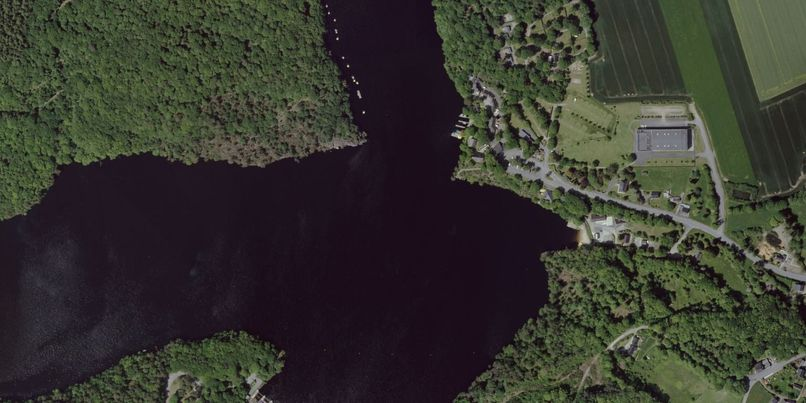
#> input picture ros2_ws/src/plot_trajectory/plot_trajectory/guerledan.tiff, 806 x 403 px
$ python plot_lac.py
#> lines starting #> are read from the running program, lines starting #| are printed output that depends on the picture
import matplotlib.pyplot as plt
import PIL.Image as Image
from math import cos, sin

lac_guerldedan = Image.open("guerledan.tiff")
#> lac_guerldedan is the input picture: PIL image 806x403 RGB; mean R, G, B 54.8, 55.1, 47.3


Xlim = [7146050, 7146750]
Ylim = [-534250, -533800]
scalex = 3000
scaley= 1000
offsetx = 0
offsety = -500
Xlim = [Xlim[0]-scalex+offsetx, Xlim[1]+scalex+offsetx]
Ylim = [Ylim[0]-scaley+offsety, Ylim[1]+scaley+offsety]
pointA = [7146100, -534100]
pointB = [7146300, -533900]
pointC = [7146600, -533900]
fig, ax = plt.subplots()
ax.imshow(lac_guerldedan, extent=[Xlim[0], Xlim[1], Ylim[0], Ylim[1]])
#ax.imshow(lac_guerldedan, extent=[7145550, 7147250,-536250, -531800])
ax.scatter(pointA[0], pointA[1], color="red", marker="o", label="Point A", s=100)
ax.scatter(pointB[0], pointB[1], color="red", marker="o", label="Point B")
ax.scatter(pointC[0], pointC[1], color="red", marker="o", label="Point C")
ax.set_xlim(7145550, 7147250)
ax.set_ylim(Ylim[0], Ylim[1])
# ax.scatter(x, y, color="blue", marker="x")
print("\n","PLotting...")
plt.pause(0.5)
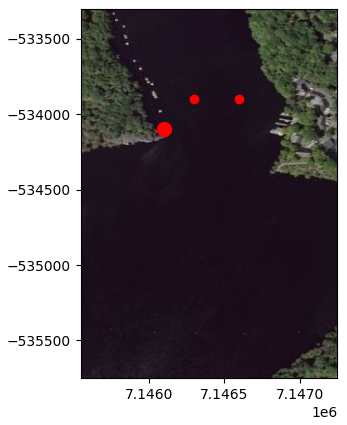
#> figure drawn by matplotlib, 1 panel
print("\n","PLotting good")
plt.show()
